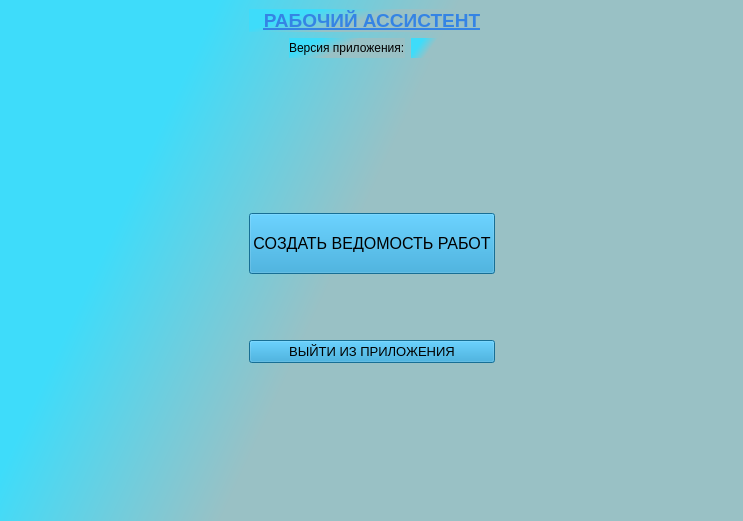
<?xml version="1.0" encoding="UTF-8"?>
<ui version="4.0">
 <class>MainWindow</class>
 <widget class="QMainWindow" name="MainWindow">
  <property name="geometry">
   <rect>
    <x>0</x>
    <y>0</y>
    <width>743</width>
    <height>521</height>
   </rect>
  </property>
  <property name="windowTitle">
   <string>MainWindow</string>
  </property>
  <property name="styleSheet">
   <string notr="true">background-color: qlineargradient(spread:pad, x1:0, y1:0, x2:0, y2:1, stop:0 rgba(0, 0, 0, 255), stop:0.33 rgba(0, 0, 0, 255), stop:0.34 rgba(255, 30, 30, 255), stop:0.66 rgba(255, 0, 0, 255), stop:0.67 rgba(255, 255, 0, 255), stop:1 rgba(255, 255, 0, 255));
background-color: qlineargradient(spread:pad, x1:0.128, y1:0.514, x2:0.530911, y2:0.644, stop:0 rgba(62, 220, 250, 255), stop:0.731884 rgba(153, 193, 197, 255));</string>
  </property>
  <widget class="QWidget" name="centralwidget">
   <property name="minimumSize">
    <size>
     <width>673</width>
     <height>0</height>
    </size>
   </property>
   <layout class="QGridLayout" name="gridLayout">
    <item row="4" column="1">
     <spacer name="verticalSpacer_3">
      <property name="orientation">
       <enum>Qt::Orientation::Vertical</enum>
      </property>
      <property name="sizeHint" stdset="0">
       <size>
        <width>20</width>
        <height>40</height>
       </size>
      </property>
     </spacer>
    </item>
    <item row="1" column="1">
     <layout class="QHBoxLayout" name="horizontalLayout">
      <item>
       <spacer name="horizontalSpacer">
        <property name="orientation">
         <enum>Qt::Orientation::Horizontal</enum>
        </property>
        <property name="sizeHint" stdset="0">
         <size>
          <width>40</width>
          <height>20</height>
         </size>
        </property>
       </spacer>
      </item>
      <item>
       <widget class="QLabel" name="label_title_of_version">
        <property name="font">
         <font>
          <pointsize>9</pointsize>
         </font>
        </property>
        <property name="styleSheet">
         <string notr="true"/>
        </property>
        <property name="text">
         <string>Версия приложения:</string>
        </property>
       </widget>
      </item>
      <item>
       <widget class="QLabel" name="label_of_version">
        <property name="sizePolicy">
         <sizepolicy hsizetype="Preferred" vsizetype="Preferred">
          <horstretch>50</horstretch>
          <verstretch>20</verstretch>
         </sizepolicy>
        </property>
        <property name="font">
         <font>
          <pointsize>10</pointsize>
         </font>
        </property>
        <property name="styleSheet">
         <string notr="true"/>
        </property>
        <property name="text">
         <string/>
        </property>
       </widget>
      </item>
      <item>
       <spacer name="horizontalSpacer_2">
        <property name="orientation">
         <enum>Qt::Orientation::Horizontal</enum>
        </property>
        <property name="sizeHint" stdset="0">
         <size>
          <width>40</width>
          <height>20</height>
         </size>
        </property>
       </spacer>
      </item>
     </layout>
    </item>
    <item row="3" column="1">
     <layout class="QVBoxLayout" name="verticalLayout">
      <item>
       <widget class="QPushButton" name="pushButton_create_sheets">
        <property name="sizePolicy">
         <sizepolicy hsizetype="Expanding" vsizetype="Preferred">
          <horstretch>0</horstretch>
          <verstretch>15</verstretch>
         </sizepolicy>
        </property>
        <property name="font">
         <font>
          <pointsize>12</pointsize>
          <italic>false</italic>
          <strikeout>false</strikeout>
          <kerning>true</kerning>
          <fontweight>DemiBold</fontweight>
         </font>
        </property>
        <property name="styleSheet">
         <string notr="true">border-color: rgb(119, 118, 123);
background-color: rgb(32, 111, 208);
background-color: rgb(32, 155, 208);</string>
        </property>
        <property name="text">
         <string>СОЗДАТЬ ВЕДОМОСТЬ РАБОТ</string>
        </property>
       </widget>
      </item>
      <item>
       <spacer name="verticalSpacer">
        <property name="orientation">
         <enum>Qt::Orientation::Vertical</enum>
        </property>
        <property name="sizeType">
         <enum>QSizePolicy::Policy::Expanding</enum>
        </property>
        <property name="sizeHint" stdset="0">
         <size>
          <width>20</width>
          <height>60</height>
         </size>
        </property>
       </spacer>
      </item>
      <item>
       <widget class="QPushButton" name="pushButton_exit">
        <property name="font">
         <font>
          <pointsize>10</pointsize>
          <fontweight>DemiBold</fontweight>
         </font>
        </property>
        <property name="styleSheet">
         <string notr="true">border-color: rgb(119, 118, 123);
background-color: rgb(32, 111, 208);
background-color: rgb(32, 155, 208);</string>
        </property>
        <property name="text">
         <string>ВЫЙТИ ИЗ ПРИЛОЖЕНИЯ</string>
        </property>
       </widget>
      </item>
     </layout>
    </item>
    <item row="3" column="0">
     <spacer name="horizontalSpacer_3">
      <property name="orientation">
       <enum>Qt::Orientation::Horizontal</enum>
      </property>
      <property name="sizeHint" stdset="0">
       <size>
        <width>40</width>
        <height>20</height>
       </size>
      </property>
     </spacer>
    </item>
    <item row="0" column="1">
     <widget class="QLabel" name="label_title_app">
      <property name="font">
       <font>
        <pointsize>14</pointsize>
        <bold>false</bold>
        <underline>true</underline>
        <strikeout>false</strikeout>
       </font>
      </property>
      <property name="text">
       <string>&lt;html&gt;&lt;head/&gt;&lt;body&gt;&lt;p&gt;&lt;span style=&quot; font-weight:700; color:#3584e4;&quot;&gt;РАБОЧИЙ АССИСТЕНТ&lt;/span&gt;&lt;/p&gt;&lt;/body&gt;&lt;/html&gt;</string>
      </property>
      <property name="alignment">
       <set>Qt::AlignmentFlag::AlignCenter</set>
      </property>
      <property name="indent">
       <number>-1</number>
      </property>
     </widget>
    </item>
    <item row="2" column="1">
     <spacer name="verticalSpacer_2">
      <property name="orientation">
       <enum>Qt::Orientation::Vertical</enum>
      </property>
      <property name="sizeHint" stdset="0">
       <size>
        <width>20</width>
        <height>40</height>
       </size>
      </property>
     </spacer>
    </item>
    <item row="3" column="2">
     <spacer name="horizontalSpacer_4">
      <property name="orientation">
       <enum>Qt::Orientation::Horizontal</enum>
      </property>
      <property name="sizeHint" stdset="0">
       <size>
        <width>40</width>
        <height>20</height>
       </size>
      </property>
     </spacer>
    </item>
   </layout>
  </widget>
 </widget>
 <resources/>
 <connections>
  <connection>
   <sender>pushButton_exit</sender>
   <signal>clicked()</signal>
   <receiver>MainWindow</receiver>
   <slot>close()</slot>
   <hints>
    <hint type="sourcelabel">
     <x>274</x>
     <y>349</y>
    </hint>
    <hint type="destinationlabel">
     <x>161</x>
     <y>339</y>
    </hint>
   </hints>
  </connection>
 </connections>
</ui>
